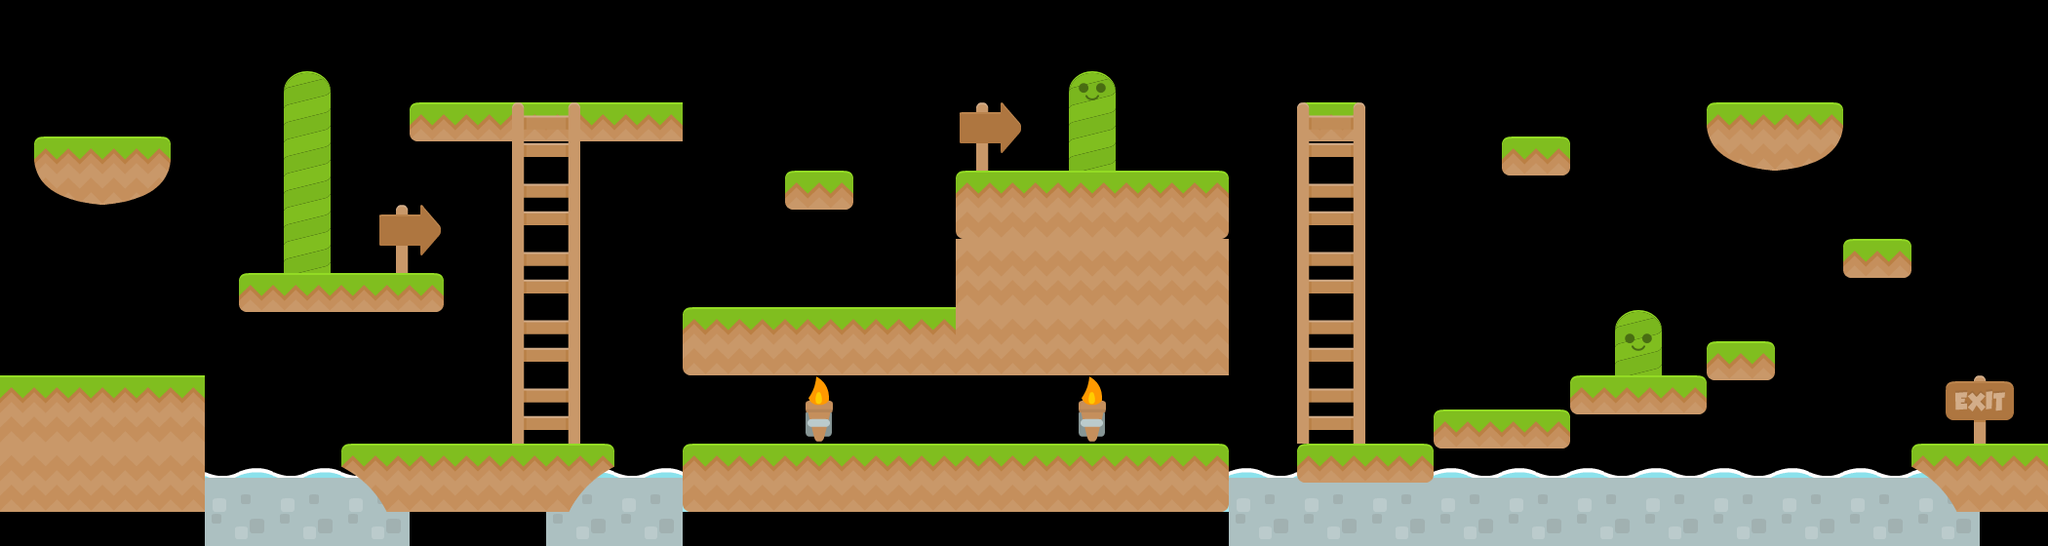

Rendered tile map (Tiled .tmx) drawn with the repository's tilesets; below, a short description and the map source with its tile grids summarised:
An orthogonal 60x16 tile map with 35x35 px tiles, 4 tile layers (Background Images, Platforms, Ladders, gameover), 2 hidden layers not drawn.

<map version="1.0" orientation="orthogonal" renderorder="right-down" width="60" height="16" tilewidth="35" tileheight="35" nextobjectid="1">
 <tileset firstgid="1" name="Platformer" tilewidth="70" tileheight="70" spacing="2" margin="2" tilecount="196" columns="14">
  <image source="tileset.png" width="1024" height="1024" />
 </tileset>
 <layer name="Background Images" width="60" height="16">
  <data>[960 cells, 46 non-empty, 10 distinct tile ids]</data>
 </layer>
 <layer name="Platforms" width="60" height="16">
  <data>[960 cells, 58 non-empty, 12 distinct tile ids]</data>
 </layer>
 <layer name="Ladders" width="60" height="16">
  <data>[960 cells, 10 non-empty, 2 distinct tile ids]</data>
 </layer>
 <layer name="enemies" width="60" height="16" visible="0">
  <data>[960 cells, 3 non-empty, 1 distinct tile ids]</data>
 </layer>
 <layer name="gameover" width="60" height="16">
  <data>[960 cells, 0 non-empty, 0 distinct tile ids]</data>
 </layer>
 <layer name="triggers" width="60" height="16" visible="0">
  <data>[960 cells, 1 non-empty, 1 distinct tile ids]</data>
 </layer>
</map>
